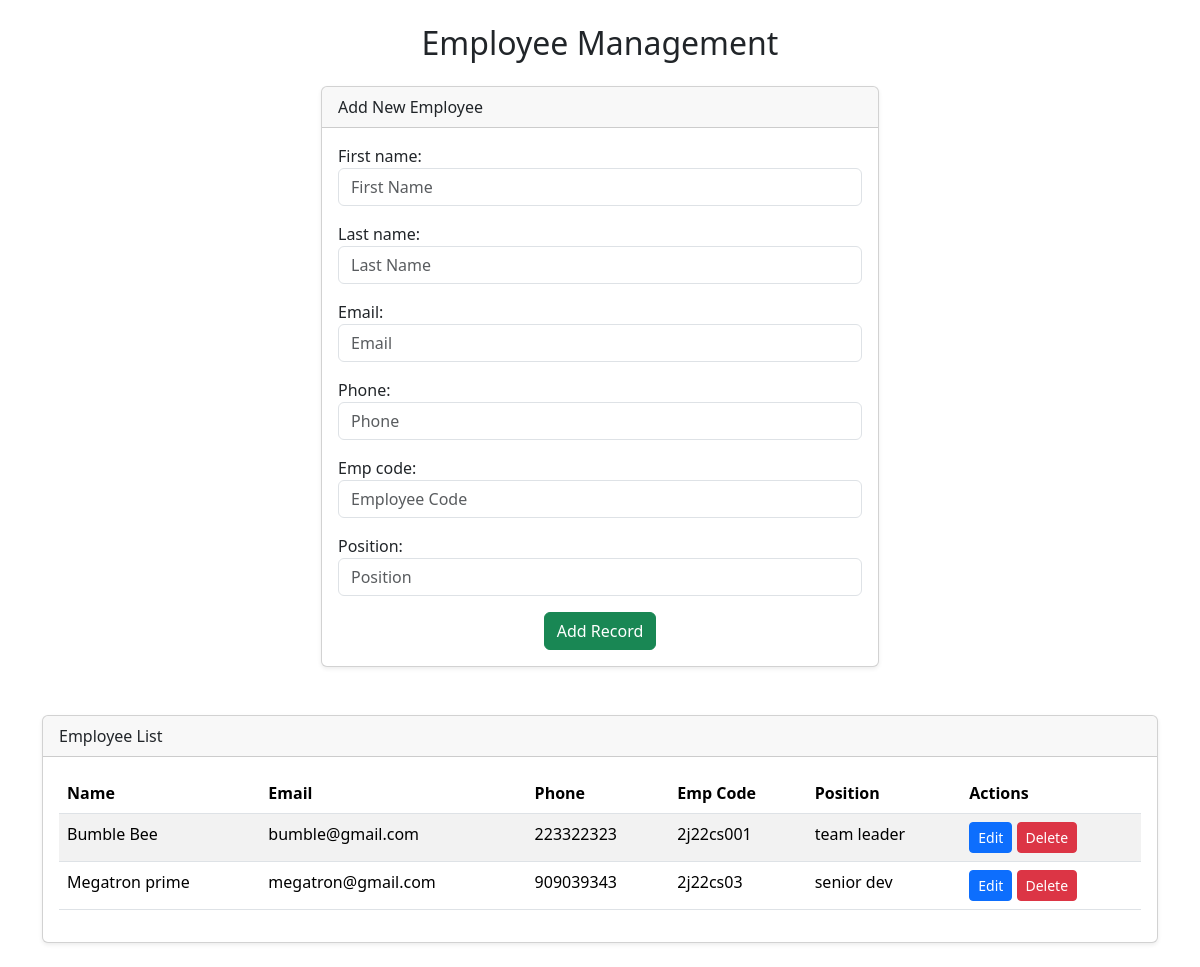
/crud/, run on the app's committed database.
### CRUD/models.py (models this page shows, shortened)
class Data(models.Model):
    created_at = models.DateTimeField(auto_now_add=True)
    first_name = models.CharField(max_length=40)
    last_name = models.CharField(max_length=40)
    email = models.CharField(max_length=30)
    phone = models.CharField(max_length=15)
    emp_code = models.CharField(max_length=30)
    position = models.CharField(max_length=40)

### CRUD/views.py (the view, shortened to what this page needs)
# urls.py: path('', views.data_list, name='data_list'),
def data_list(request):
    datas = Data.objects.all().order_by('-created_at')
    if request.method == "POST" and "add_record" in request.POST:
        form = DataForm(request.POST)
        if form.is_valid():
            form.save()
            return redirect('data_list')
    else:
        form = DataForm()
    if request.method == "POST" and "delete_record" in request.POST:
        pk = request.POST.get("record_id")
        record = get_object_or_404(Data, pk=pk)
        record.delete()
        return redirect('data_list')
    return render(request, 'CRUD/home.html', {'datas': datas, 'form': form})

### CRUD/forms.py
class DataForm(forms.ModelForm):
    class Meta:
        model = Data
        fields = ['first_name', 'last_name', 'email', 'phone', 'emp_code', 'position']
        widgets = {
            'first_name': forms.TextInput(attrs={'placeholder': 'First Name', 'class': 'form-control'}),
            'last_name': forms.TextInput(attrs={'placeholder': 'Last Name', 'class': 'form-control'}),
            'email': forms.EmailInput(attrs={'placeholder': 'Email', 'class': 'form-control'}),
            'phone': forms.TextInput(attrs={'placeholder': 'Phone', 'class': 'form-control'}),
            'emp_code': forms.TextInput(attrs={'placeholder': 'Employee Code', 'class': 'form-control'}),
            'position': forms.TextInput(attrs={'placeholder': 'Position', 'class': 'form-control'}),
        }

### CRUD/templates/CRUD/home.html (shortened to what this page needs)
<!DOCTYPE html>
<html>
<head>
  <link rel="stylesheet" href="https://cdn.jsdelivr.net/npm/bootstrap@5.3.3/dist/css/bootstrap.min.css">
</head>
<body class="container py-4">
  <h2 class="mb-4 text-center">Employee Management</h2>
  <div class="card mb-5 col-6 shadow-sm mx-auto">
    <div class="card-header">Add New Employee</div>
    <div class="card-body">
      <form method="post">
        {{ form.as_p }}
       <div class="text-center">
  <button type="submit" name="add_record" class="btn btn-success">
    Add Record
  </button>
</div>
      </form>
    </div>
  </div>
  <div class="card shadow-sm">
    <div class="card-header">Employee List</div>
    <div class="card-body">
      <table class="table table-striped table-hover">
        <thead>
          <tr>
            <th>Name</th>
            <th>Email</th>
            <th>Phone</th>
            <th>Emp Code</th>
            <th>Position</th>
            <th>Actions</th>
          </tr>
        </thead>
        <tbody>
          {% for d in datas %}
          <tr>
            <td>{{ d.first_name }} {{ d.last_name }}</td>
            <td>{{ d.email }}</td>
            <td>{{ d.phone }}</td>
            <td>{{ d.emp_code }}</td>
            <td>{{ d.position }}</td>
            <td>
              <button class="btn btn-sm btn-primary" data-bs-toggle="modal" data-bs-target="#editModal{{ d.id }}">
                Edit
              </button>
              <button class="btn btn-sm btn-danger" data-bs-toggle="modal" data-bs-target="#deleteModal{{ d.id }}">
                Delete
              </button>
            </td>
          </tr>
          {% empty %}
          <tr>
            <td colspan="6" class="text-center">No employees found.</td>
          </tr>
          {% endfor %}
        </tbody>
      </table>
    </div>
  </div>
</body>
</html>

### data on the page
Data: first_name "Bumble", last_name "Bee", email "bumble@gmail.com", phone "223322323", emp_code "2j22cs001", position "team leader"
Data: first_name "Megatron", last_name "prime", email "megatron@gmail.com", phone "909039343", emp_code "2j22cs03", position "senior dev"
